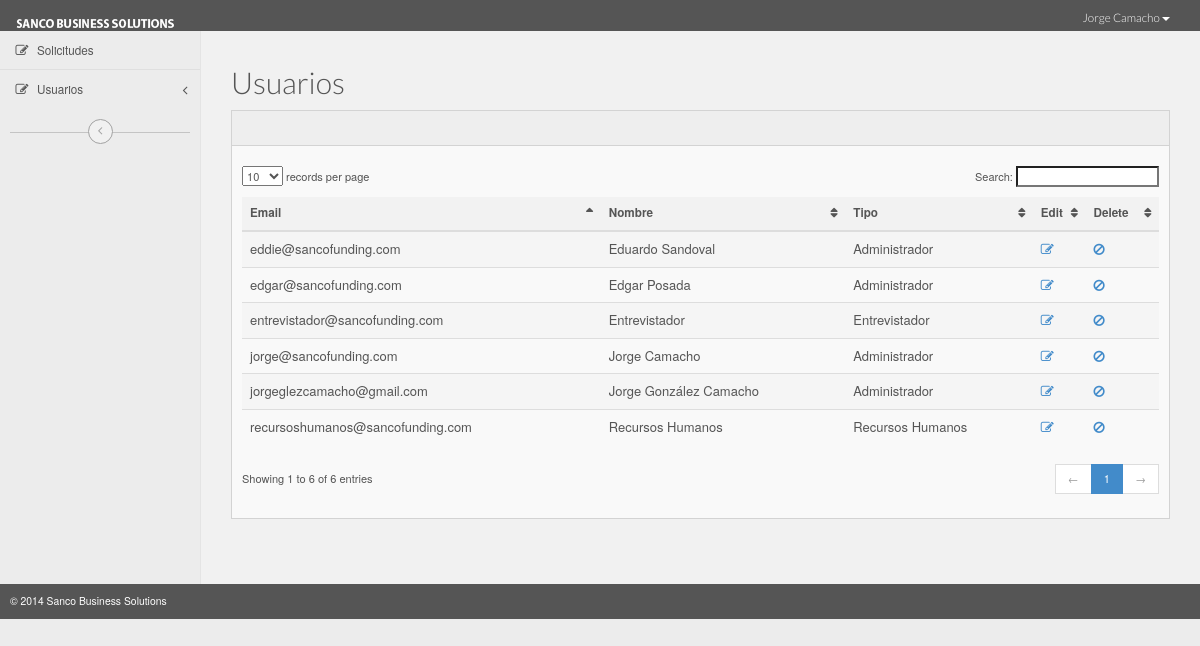
The page /admin/usuarios.php (signed in) on the database its author committed.
### tables this page shows
CREATE TABLE IF NOT EXISTS `user` (
  `id_user` int(10) NOT NULL AUTO_INCREMENT,
  `name` varchar(125) NOT NULL,
  `email` varchar(125) NOT NULL,
  `password` text NOT NULL,
  `type_user` int(1) NOT NULL,
  PRIMARY KEY (`id_user`)
);

### admin/lock.php (called while the page is built, shortened)
<?php
include_once '../Classes/User.php';
$user=new User();
$user_check=$_SESSION['login_user'];
$user->getUserDatabyEmail($user_check);
$user_name=$user->getName();
$type_user=$user->getTypeUser();
?>

### Classes/User.php (called while the page is built, shortened)
<?php
include_once 'Conexion.php';
class User {
    private $name;
    private $type_user;
         function getName()
	 { return $this->name;}
         function getTypeUser()
	 { return $this->type_user;}
                function getUsers()
{
$conexion=new Conexion();
$sql="select * from user order by name";
$result=$conexion->sql($sql);
return $result;
}
                function getUserDatabyEmail($user_check)
{
$ses_sql=mysql_query("select name,email,type_user,id_user from user where email='$user_check'");
$row=mysql_fetch_array($ses_sql);
$this->name=$row['name'];
$this->type_user=$row['type_user'];
}
}
?>

### Classes/Conexion.php (called while the page is built, shortened)
<?php
    class Conexion {
        private $n=0;
       function sql($sql) {
           if (is_array($sql)) {
               foreach ($sql as $s) {
                   $res = mysql_query($s);
                   if (mysql_errno()) echo mysql_error().'<br>';
                   $this->n++;
               }
           } else {
               $res = mysql_query($sql);
               $this->n++;
           }
           return $res;
       }
   }
   ?>

### admin/usuarios.php (the view, shortened to what this page needs)
<?php
include_once 'lock.php';
include_once '../Classes/User.php';
$user=new User();
?>
<!DOCTYPE html>
<html lang="en" class="no-js">
<head>
	<link href="assets/css/bootstrap.min.css" rel="stylesheet" type="text/css">
	<link href="assets/css/font-awesome.min.css" rel="stylesheet" type="text/css">
	<link href="assets/css/main.min.css" rel="stylesheet" type="text/css">
	<link href="demo-style-switcher/assets/css/style-switcher.css" rel="stylesheet" type="text/css">
  <link href="assets/css/jquery_notification.css" type="text/css" rel="stylesheet"/>
</head>
<body>
	<div class="wrapper">
	<?php include 'Modules/topbar.php';?>
		<div class="bottom">
			<div class="container">
				<div class="row">
					<div class="col-md-2 left-sidebar">
					<?php include 'Modules/sidebar.php';?>
						<div class="sidebar-minified js-toggle-minified">
							<i class="fa fa-angle-left"></i>
						</div>
					</div>
					<div class="col-md-10 content-wrapper">
						<div class="row">
							<div class="col-md-4">
							</div>
							<div class="col-md-8">
							</div>
						</div>
						<div class="content">
							<div >
								<h2>Usuarios</h2>
							</div>
							<div class="main-content">
								<div class="widget widget-table">
                                                                    <div class="widget-header" style="color:  #000000">
									</div>
									<div class="widget-content">
										<table class="table table-sorting table-striped table-hover datatable" cellpadding="0" cellspacing="0" width="100%">
											<thead>
												<tr>
													<th>Email</th>
													<th>Nombre</th>
													<th>Tipo</th>
													<th>Edit</th>
                                                                                                        <th>Delete</th>
												</tr>
											</thead>
											<tbody>
												    <?php
                                 $result=$user->getUsers();
                                 while ($row = mysql_fetch_array($result))
                                 {
                                 ?>
                                                                                                <tr>
													<td><?php echo $row['email'];?></td>
													<td><?php echo $row['name'];?></td>
													<td><?php
                                                                                                         if($row['type_user']==1)
                                                                                                         echo 'Administrador';
                                                                                                          if($row['type_user']==2)
                                                                                                         echo 'Recursos Humanos';
                                                                                                          if($row['type_user']==3)
                                                                                                         echo 'Entrevistador';
                                                                                                        ?></td>
                                                                                                        <td><a href="usuario.php?edit=<?php echo $row['id_user'];?>"><i class="fa fa-edit"></i></a></td>
                                                                                                        <td><a href="javascript:confirmDelete('usuarios.php?delete=<?php echo $row['id_user'];?>')"><i class="fa fa-ban"></i></a></td>
												</tr>
							     <?php
                                 }
                                 ?>
											</tbody>
										</table>
									</div>
								</div>
							</div>
						</div>
					</div>
				</div>
			</div>
		</div>
		<footer class="footer">
			&copy; 2014 Sanco Business Solutions
		</footer>
	</div>
</body>
</html>

### admin/Modules/topbar.php (shortened to what this page needs)
<div class="top-bar">
		<div class="container">
			<div class="row">
				<div class="col-md-2 logo">
					<a href="index.php">
						<img src="assets/img/kingboard-logo-white.png" alt="Kingboard - Admin Dashboard" />
					</a>
				</div>
				<div class="col-md-10">
					<div class="row">
						<div class="col-md-3">
						</div>
						<div class="col-md-9">
							<div class="top-bar-right">
								<div class="logged-user">
									<div class="btn-group">
										<a href="#" class="btn btn-link dropdown-toggle" data-toggle="dropdown">
											<span class="name"><?php echo $user_name ?></span>
											<span class="caret"></span>
										</a>
									</div>
								</div>
							</div>
						</div>
					</div>
				</div>
			</div>
		</div>
	</div>

### admin/Modules/sidebar.php (shortened to what this page needs)
<nav class="main-nav">
						<ul class="main-menu">
							<li><a href="index.php"><i class="fa fa-edit fa-fw"></i><span class="text">Solicitudes</span></a></li>
							 <?php if($type_user==1){ ?>
							<li>
								<a href="#" class="js-sub-menu-toggle"><i class="fa fa-edit fw"></i><span class="text">Usuarios</span>
								<i class="toggle-icon fa fa-angle-left"></i></a>
							</li>
						 <?php }?>
						</ul>
       </nav>

### rows shown on the page
user: name "Jorge Camacho", email "jorge@sancofunding.com", type_user "Administrador"
user: email "edgar@sancofunding.com", name "Edgar Posada", type_user "Administrador"
user: email "eddie@sancofunding.com", name "Eduardo Sandoval", type_user "Administrador"
user: email "entrevistador@sancofunding.com", name "Entrevistador", type_user "Entrevistador"
user: email "jorgeglezcamacho@gmail.com", name "Jorge González Camacho", type_user "Administrador"
user: email "recursoshumanos@sancofunding.com", name "Recursos Humanos", type_user "Recursos Humanos"
